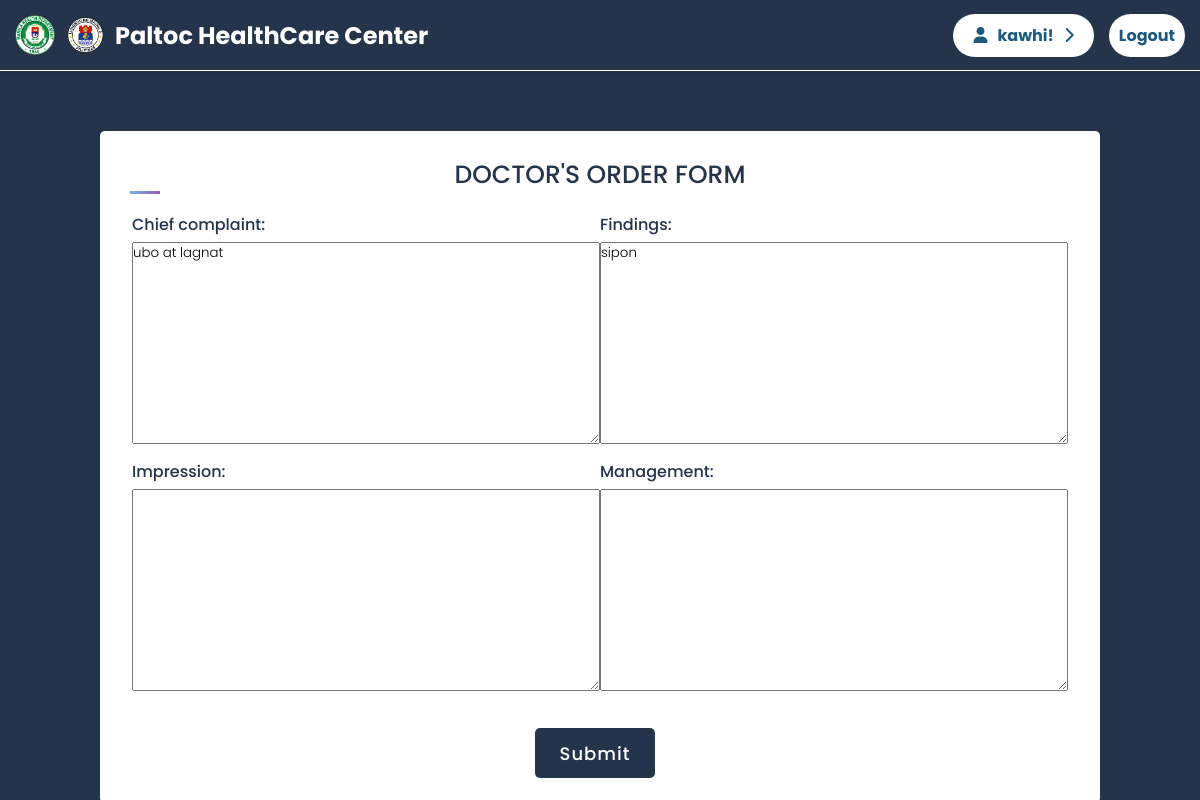
Before: /add_doctor_order/1/ (signed in) with the older database file.
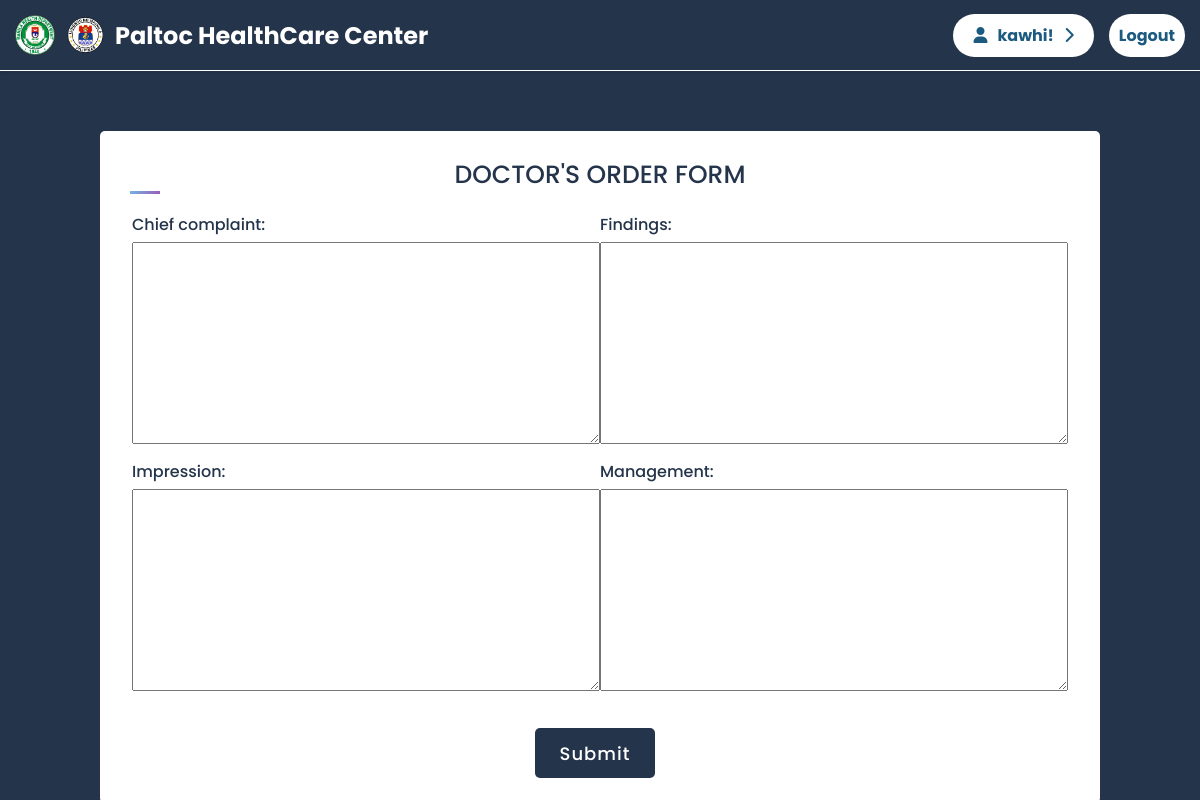
After: the same page with the newer database file.
### base/models.py (models this page shows)
class DoctorOrder(models.Model):
    user = models.ForeignKey(User, on_delete=models.CASCADE)
    chief_complaint = models.TextField(blank=True)
    findings = models.TextField(blank=True)
    impression = models.TextField(blank=True)
    management = models.TextField(blank=True)
    filled_datetime = models.DateTimeField(default=timezone.now)
    filled_by = models.ForeignKey(User, related_name='filled_doctor_order', on_delete=models.SET_NULL, null=True)

### base/views.py (the view, shortened to what this page needs)
# urls.py: path('add_doctor_order/<int:form_id>/', views.add_doctor_order, name='add_doctor_order'),
@login_required(login_url='login')
def add_doctor_order(request, form_id):
    form_instance = get_object_or_404(Form, pk=form_id)
    if DoctorOrder.objects.filter(id=form_id).exists():
        existing_order = get_object_or_404(DoctorOrder, id=form_id)
        doctor_order_form = DoctorOrderForm(request.POST or None, instance=existing_order)
    else:
        doctor_order_form = DoctorOrderForm(request.POST or None)
    return render(request, 'base/staff-section/add_doctor_order.html', {'doctor_order_form': doctor_order_form})

### base/forms.py
class DoctorOrderForm(forms.ModelForm):
    class Meta:
        model = DoctorOrder
        fields = '__all__'
        exclude = ['user', 'filled_datetime', 'filled_by']

### base/templates/base/staff-section/add_doctor_order.html (shortened to what this page needs)
{% include 'main.html' %}
{% block content %}
{% load static %}
<link rel="stylesheet" href="{% static 'styles/patient/adult_form.css' %}">
<body>
    <div class="container">
        <div class="title">DOCTOR'S ORDER FORM</div>
        <form method="POST">
            <div class="user-details">
                {{ doctor_order_form.as_p }}
            </div>
            <div class="button">
                <input type="submit" value="Submit">
            </div>
        </form>
    </div>
</body>
{% endblock content %}

Changed rows visible on the page:
changed DoctorOrder: chief_complaint "ubo at lagnat" → (not shown); findings "sipon" → (not shown)
